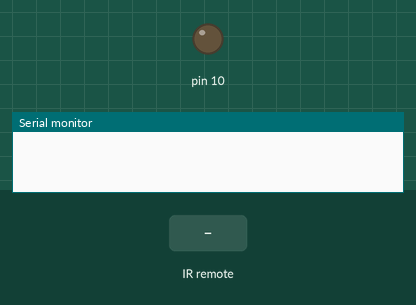
This sketch was run on a simulated Arduino Uno, built with avr-gcc and run on an emulated ATmega328P. Parts: output pins drawn as LEDs (lit = HIGH), the last lines printed to the serial monitor. Inputs (shaded band) come from the test bench.

Above: at 1.2 s.
1.3 s: infrared code 0xFFA25D received
At 2.7 s:
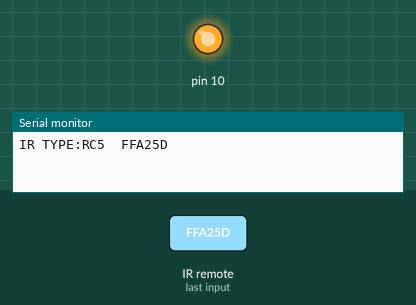
Timing chart, 0 to 4.3 s (numbered marks = the images above; inputs shaded):
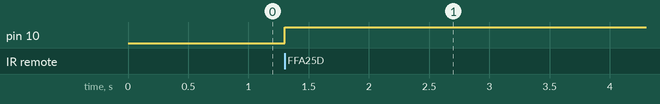

Measured:
- after the input at 1.3 s, pin 10: LOW → HIGH at once

The sketch:

IRromote.ino
```cpp
#include <IRremote.h>

long ir_item;

IRrecv irrecv_18(18);
decode_results results_18;

void setup(){
  Serial.begin(9600);
  pinMode(10, OUTPUT);
  irrecv_18.enableIRIn();
}

void loop(){
  if (irrecv_18.decode(&results_18)) {
    ir_item=results_18.value;
    String type="UNKNOWN";
    String typelist[14]={"UNKNOWN", "NEC", "SONY", "RC5", "RC6", "DISH", "SHARP", "PANASONIC", "JVC", "SANYO", "MITSUBISHI", "SAMSUNG", "LG", "WHYNTER"};
    if(results_18.decode_type>=1&&results_18.decode_type<=13){
      type=typelist[results_18.decode_type];
    }
    Serial.print("IR TYPE:"+type+"  ");
    Serial.println(ir_item,HEX);
    if (ir_item == 0xFFA25D) {
      digitalWrite(10,(!digitalRead(10)));

    }
    irrecv_18.resume();
  } else {
  }

}
```
